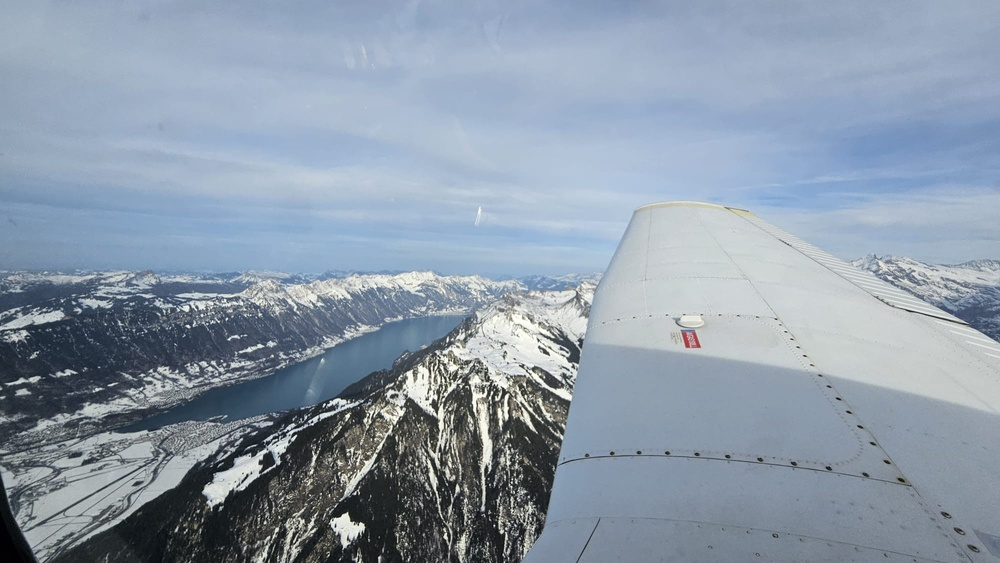
#> input picture MC2/Data/Brienzersee.jpg, 1000 x 563 px, shrunk from 2000 x 1126 before the run, found by its file name
$ jupyter execute 'Algorithms for Pattern Detection.ipynb'   (older library calls are emulated)
#> lines starting #> are read from the running program, lines starting #| are printed output that depends on the picture; after the words box and inside, x2 and y2 are one past the last pixel; in counts of white or black regions, pixels touching at a corner belong together
## Tag 1: Muster und Algorithmus auswählen
Wählen Sie einen klassischen Bildverarbeitungs
Algorithmus zur Erkennung von Mustern wie Kanten, Linien, Kreisen oder Ecken.
Implementieren Sie jeden relevanten Schritt Ihres Mustererkennungsalgorithmus. Die
einzelnen Schritte des Algorithmus können Sie selbst programmieren oder Bibliotheken verwenden.
Wichtig ist jedoch, dass die jeweiligen Zwischenergebnisse der Schritte
in den Folgeaufgaben demonstriert werden können. Beginnen Sie ein neues Notebook.

(Ich nehme hier bereits, wie in Aufgabe 2 beschrieben ein eigenes Bild)

[cell 1]
import cv2
import numpy as np
import matplotlib.pyplot as plt

# Bild laden (Graustufen)
img = cv2.imread("C:\\Users\\silas\\PycharmProjects\\GBSV_2025\\MC2\\Data\\Brienzersee.jpg", cv2.IMREAD_GRAYSCALE)
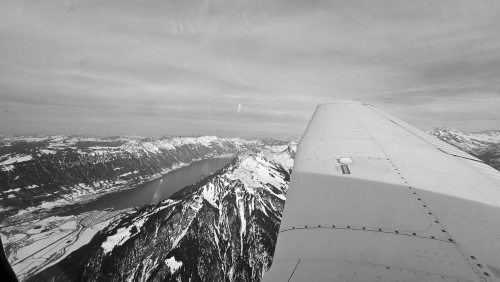
#> img: shape (563, 1000) (shown at 1/2 size); min 0, max 255, mean 151.8

#Gauss-Filter zur Glättung (Rauschreduzierung)
blurred = cv2.GaussianBlur(img, (5, 5), 1.4)

# 2. Gradienten mit Sobel-Operator berechnen
sobel_x = cv2.Sobel(blurred, cv2.CV_64F, 1, 0, ksize=3)
sobel_y = cv2.Sobel(blurred, cv2.CV_64F, 0, 1, ksize=3)
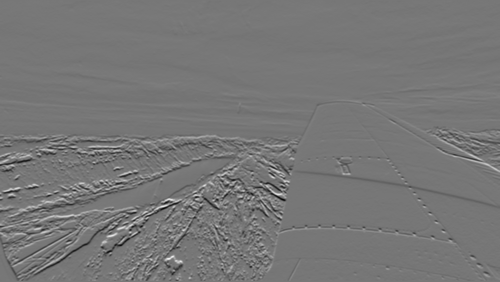
#> sobel_y: shape (563, 1000) float64 (shown at 1/2 size); min -383, max 437, mean -1.1; drawn with min black and max white
gradient_magnitude = np.hypot(sobel_x, sobel_y)
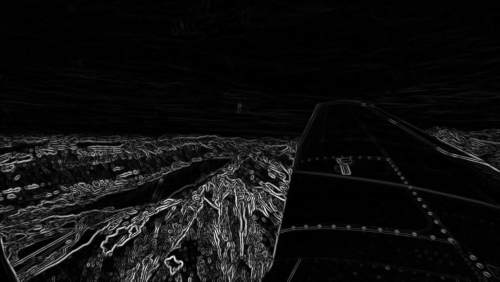
#> gradient_magnitude: shape (563, 1000) float64 (shown at 1/2 size); min 0, max 450.8, mean 27.5; drawn with min black and max white
gradient_direction = np.arctan2(sobel_y, sobel_x)
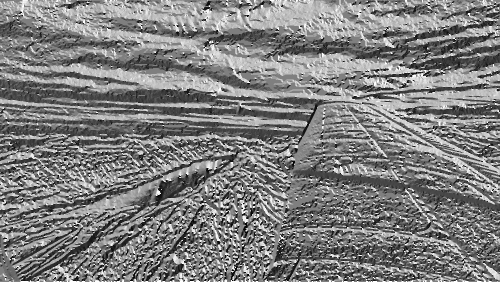
#> gradient_direction: shape (563, 1000) float64 (shown at 1/2 size); min -3.14, max 3.14, mean 0.00595; drawn with min black and max white

#Non-Maximum Suppression (vereinfacht)
def non_max_suppression(magnitude, direction):
    M, N = magnitude.shape
    output = np.zeros((M,N), dtype=np.float32)
    angle = direction * 180. / np.pi
    angle[angle < 0] += 180

    for i in range(1, M-1):
        for j in range(1, N-1):
            try:
                q = 255
                r = 255

                # Winkelbereiche einteilen
                if (0 <= angle[i,j] < 22.5) or (157.5 <= angle[i,j] <= 180):
                    q = magnitude[i, j+1]
                    r = magnitude[i, j-1]
                elif (22.5 <= angle[i,j] < 67.5):
                    q = magnitude[i+1, j-1]
                    r = magnitude[i-1, j+1]
                elif (67.5 <= angle[i,j] < 112.5):
                    q = magnitude[i+1, j]
                    r = magnitude[i-1, j]
                elif (112.5 <= angle[i,j] < 157.5):
                    q = magnitude[i-1, j-1]
                    r = magnitude[i+1, j+1]

                if (magnitude[i,j] >= q) and (magnitude[i,j] >= r):
                    output[i,j] = magnitude[i,j]
                else:
                    output[i,j] = 0

            except IndexError as e:
                pass

    return output

#Hysterese-Schwellenwertverfahren
def hysteresis(img, low, high):
    M, N = img.shape
    res = np.zeros((M,N), dtype=np.uint8)

    strong = 255
    weak = 75

    strong_i, strong_j = np.where(img >= high)
    weak_i, weak_j = np.where((img <= high) & (img >= low))

    res[strong_i, strong_j] = strong
    res[weak_i, weak_j] = weak

    # Verbindung schwacher mit starken Kanten (8-neighbors)
    for i in range(1, M-1):
        for j in range(1, N-1):
            if res[i,j] == weak:
                if ((res[i+1, j-1] == strong) or (res[i+1, j] == strong) or (res[i+1, j+1] == strong)
                    or (res[i, j-1] == strong) or (res[i, j+1] == strong)
                    or (res[i-1, j-1] == strong) or (res[i-1, j] == strong) or (res[i-1, j+1] == strong)):
                    res[i,j] = strong
                else:
                    res[i,j] = 0

    return res

## Bildauswahl
Ich habe ein selbst aufgenommenes Luftbild des Brienzersees gewählt, auf dem im Vordergrund (aus der Flugrichtung gesehen) die beiden Berge Reeti und Schwarzhorn unter dem Flugzeugflügel zu erkennen sind.

Ein potenzieller Stolperstein für den Algorithmus könnte der Flügel sein – dieser ist jedoch bewusst Teil der Problemstellung: Der Algorithmus muss in der Lage sein, den Flügel klar von der Umgebung (See und Bergen) zu unterscheiden. Dies ist entscheidend, wenn das Bild als visuelle Orientierungshilfe für autonome Fluggeräte verwendet werden soll.

## Problemstellung
Bei der Analyse von Luftbildern aus kleinen Flugzeugen oder Drohnen besteht eine zentrale Herausforderung darin, relevante Landschaftsstrukturen wie Bergkämme, Uferlinien oder Täler automatisch zu erkennen – und diese klar von künstlichen Bildanteilen, wie z.B. dem Flugzeugflügel, zu trennen.

Insbesondere bei Bildern, in denen ein Teil des Flugzeugs im Bild sichtbar ist, entsteht das Problem, dass Algorithmen die klaren, geometrischen Kanten des Flügels fälschlicherweise als landschaftlich relevante Kanten interpretieren könnten.

Daher ist es notwendig, ein Verfahren zu entwickeln, das:
- natürliche Kanten (z.B. die Silhouette des Schwarzhorns oder das Seeufer)
- von künstlichen Objekten (z.B. dem Flügel oder Rumpf) automatisch unterscheidet.

Diese Trennung ist essenziell für Anwendungen wie die automatische Orientierung in Flugsystemen oder für die Erstellung verlässlicher topografischer Karten aus Luftbilddaten.

## Anwendungsfall:
In der Luftbildverarbeitung – etwa bei automatisierten Erkennungssystemen in der Kartografie oder beim 3D-Terrain-Mapping – ist die Erkennung natürlicher Kanten (Bergrücken, Gewässergrenzen, Talverläufe) ein zentraler erster Verarbeitungsschritt.

Die extrahierten Informationen können genutzt werden, um:
- Geländeformen zu analysieren
- Höhenprofile zu rekonstruieren
- visuelle Orientierungshilfen für autonome Fluggeräte zu erstellen – insbesondere zur Trennung von fixen Teilen des Fluggeräts (wie dem Flügel) und der Umwelt.

## Warum dieses Bild?
Das Bild bietet eine realistische und komplexe Szene mit vielfältigen Merkmalen:
- Der Flügel als künstliches Objekt mit klaren Kanten
- Der See als homogene Fläche mit deutlicher Uferlinie
- Die Berglandschaft mit unregelmässigen, natürlichen Konturen

Diese Vielfalt macht das Bild ideal zur Demonstration der Schritte eines Mustererkennungsalgorithmus wie dem Canny-Kantendetektor – von der Rauschunterdrückung bis zur finalen Kantenauswahl.

# Tag 3

[cell 2]
# Bild laden (Graustufen)
img = cv2.imread("C:\\Users\\silas\\PycharmProjects\\GBSV_2025\\MC2\\Data\\Brienzersee.jpg", cv2.IMREAD_GRAYSCALE)

#Gauss-Filter zur Glättung (Rauschreduzierung)
blurred = cv2.GaussianBlur(img, (5, 5), 1.4)

# Schwellenwerte definieren
thresholds = [
    (10, 60),
    (30, 90),
    (50, 150)
]

# Plot vorbereiten
plt.figure(figsize=(15, 5))

for i, (low, high) in enumerate(thresholds):
    edges = cv2.Canny(blurred, low, high)
    plt.subplot(1, len(thresholds), i+1)
    plt.imshow(edges, cmap='gray')
    plt.title(f"Kanten (Canny) {low}/{high}")
    plt.axis('off')
#> this loop made 3 passes
#> pass 1, `edges = cv2.Canny(blurred, low, high)`:
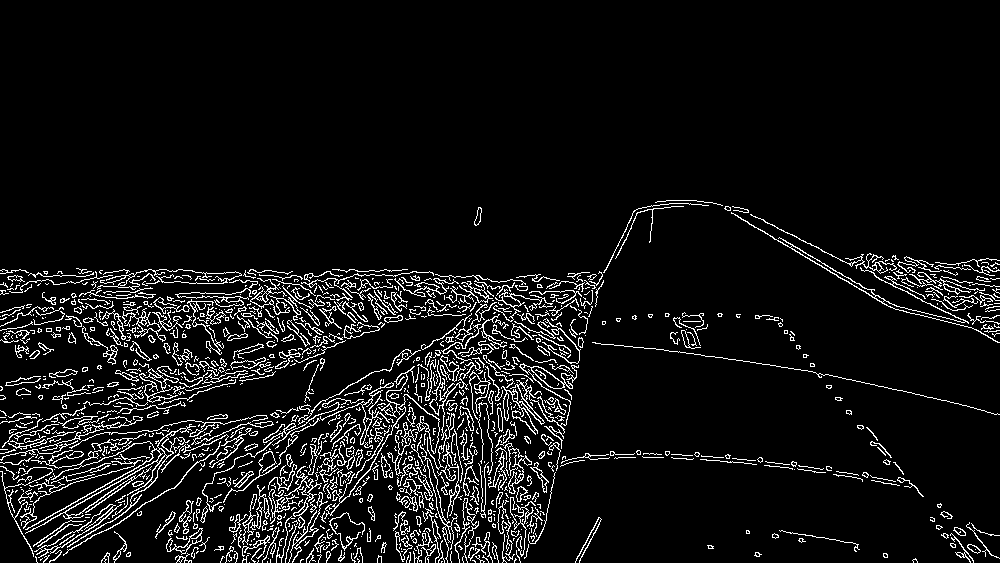
#> edges: shape (563, 1000); 7.2% white in thin lines or dots, all inside (x1, y1, x2, y2) = (0, 200, 1000, 563)

plt.suptitle("Vergleich der Kanten (Canny)-Ergebnisse mit verschiedenen Schwellenwerten")
plt.tight_layout()
plt.show()

## Erkenntis zum Threshold-Wert für die Kanntenerkennung
Zur objektiven Bewertung der Schwellenwerte im Canny-Kantendetektor wurden verschiedene Kombinationen getestet und visuell verglichen. Dabei zeigte sich deutlich, wie stark sich die Wahl der Parameter auf das Ergebnis auswirkt.

Bei niedrigen Werten (z.B. low=10, high=60) erkennt der Algorithmus sehr viele feine Kanten. Das führt zwar zu einer hohen Sensitivität, jedoch auch zu einer Vielzahl an unerwünschten Details – insbesondere in Bereichen mit geringer Kontraständerung wie der Wasseroberfläche oder den Wolken. Das Bild wirkt überladen und verrauscht.

Im Gegensatz dazu liefert ein hohes Schwellenwertpaar (z.B. 50/150) sehr selektive Ergebnisse. Hier werden fast ausschliesslich starke Kanten erkannt, wie etwa die Kontur des Flugzeugflügels, solange die Berge darunter ersichtlich sind. Ebenfalls gehen relevante Landschaftsdetails wie Bergkämme oder Uferlinien jedoch weitgehend verloren.

Die Kombination 30/90 stellte sich als besonders ausgewogen heraus: Der Flügel wird zuverlässig erkannt und lässt sich gut von der natürlichen Umgebung trennen. Gleichzeitig bleiben die wichtigsten Landschaftsstrukturen – wie die Silhouetten der Berge und die Uferlinie – erhalten. Damit erfüllt dieses Schwellenwertpaar die Anforderungen der Problemstellung und eignet sich ideal für den geplanten Anwendungsfall.

[cell 3]
nms = non_max_suppression(gradient_magnitude, gradient_direction)
#> in non_max_suppression, `angle[angle < 0] += 180`:
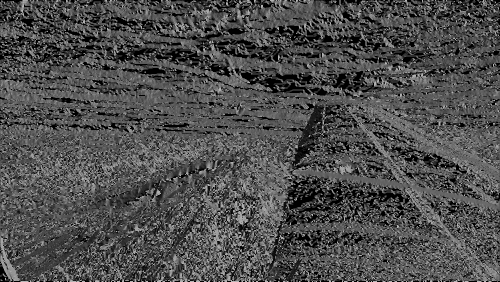
#> angle: shape (563, 1000) float64 (shown at 1/2 size); min 0, max 180, mean 78.3
#> after the loop in non_max_suppression, `for i in range(1, M-1):`:
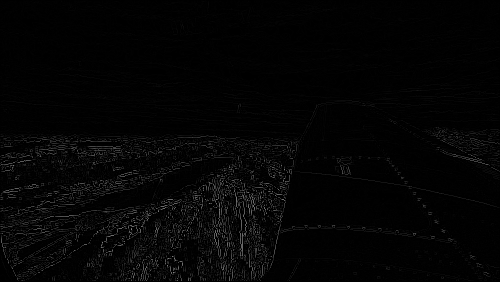
#> output: shape (563, 1000) float32 (shown at 1/2 size); min 0, max 450.8, mean 7.9; drawn with min black and max white
edges = hysteresis(nms, low=30, high=90)
#> in hysteresis, `strong_i, strong_j = np.where(img >= high)`: strong_i = 16255 values from 209 to 561; strong_j = 16255 values, max 998 at index 35, min 1 at index 869, mean 353.6
#> in hysteresis, `weak_i, weak_j = np.where((img <= high) & (img >= low))`: weak_i = 12977 values from 46 to 561; weak_j = 12977 values, max 998 at index 1587, min 1 at index 768, mean 414.4
#> after the loop in hysteresis, `for i in range(1, M-1):`:
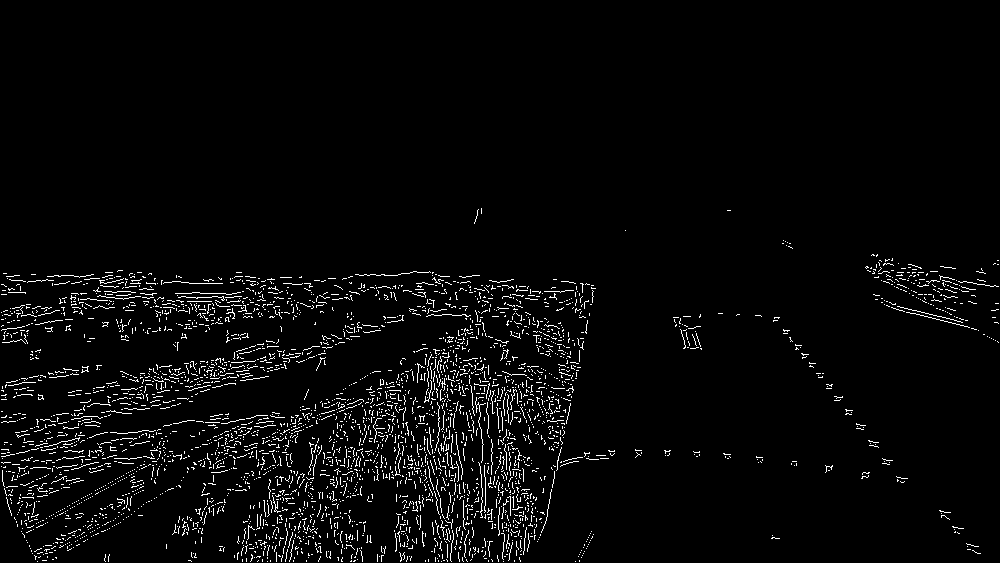
#> res: shape (563, 1000); 3.4% white in thin lines or dots, all inside (x1, y1, x2, y2) = (1, 208, 999, 562)

# Ergebnisse anzeigen
titles = ['Original', 'Gauss-geglättet', 'Gradient Magnitude', 'Non-Max Suppression', 'Kanten (Canny)']
images = [img, blurred, gradient_magnitude, nms, edges]

plt.figure(figsize=(15, 8))
for i in range(5):
    plt.subplot(2, 3, i+1)
    plt.imshow(images[i], cmap='gray')
    plt.title(titles[i])
    plt.axis('off')
plt.tight_layout()
plt.show()

$ run again, with MC2/Data/Basler_gasslein.jpg copied over MC2/Data/Brienzersee.jpg
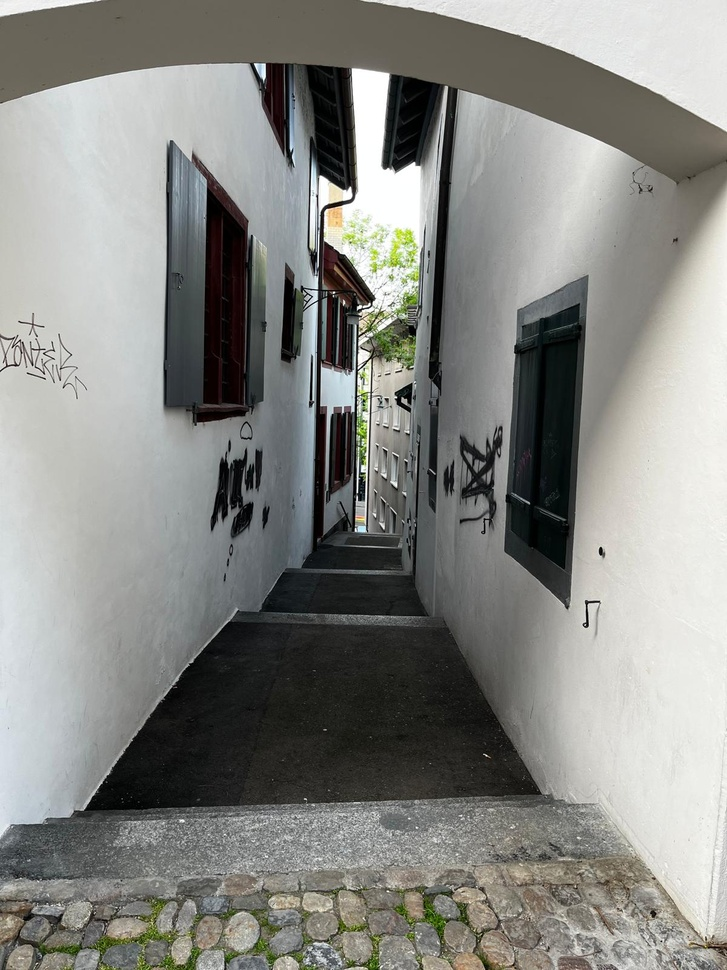
#> input picture MC2/Data/Basler_gasslein.jpg, 727 x 970 px, shrunk from 1200 x 1600 before the run, found by its file name
#> after the loop in non_max_suppression, `for i in range(1, M-1):`:
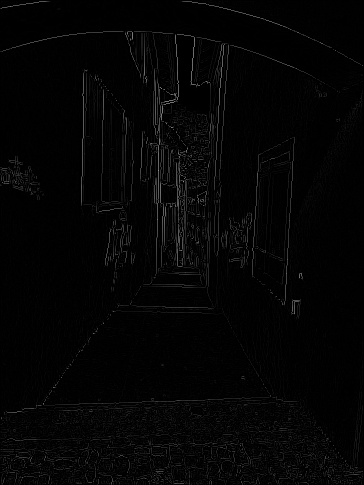
#> output: shape (970, 727) float32 (shown at 1/2 size); min 0, max 488.9, mean 8.3; drawn with min black and max white
#> strong_i = 18750 values from 2 to 968; strong_j = 18750 values, max 725 at index 1509, min 1 at index 177, mean 346.8
#> after the loop in hysteresis, `for i in range(1, M-1):`:
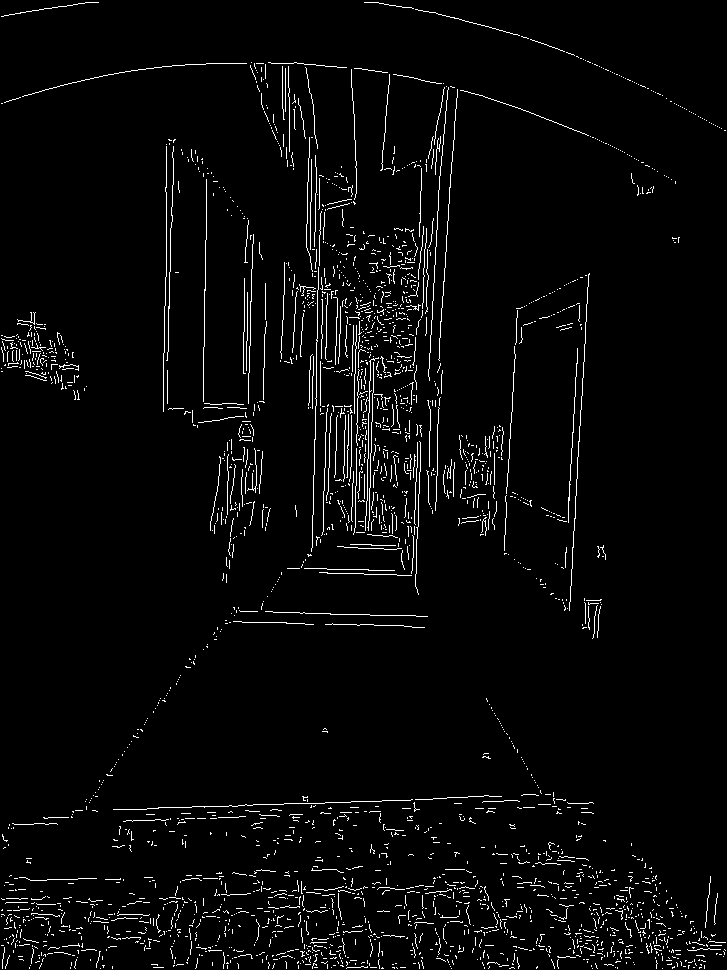
#> res: shape (970, 727); 3.2% white in thin lines or dots

$ run again, with MC2/Data/Berg_bei_glarus.jpg copied over MC2/Data/Brienzersee.jpg
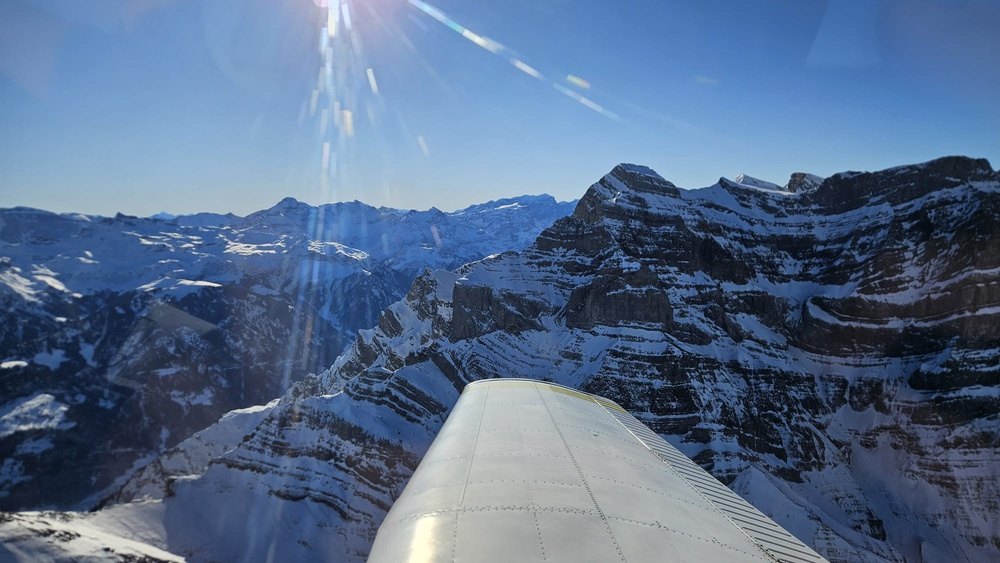
#> input picture MC2/Data/Berg_bei_glarus.jpg, 1000 x 563 px, shrunk from 2000 x 1126 before the run, found by its file name
#> after the loop in non_max_suppression, `for i in range(1, M-1):`:
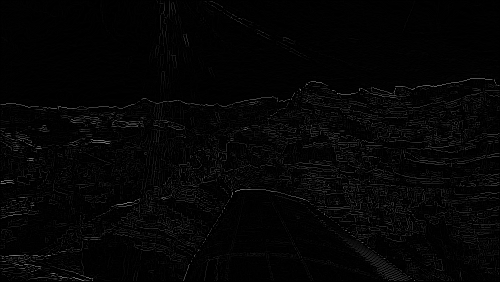
#> output: shape (563, 1000) float32 (shown at 1/2 size); min 0, max 378.3, mean 7.2; drawn with min black and max white
#> strong_i = 12549 values from 2 to 561; strong_j = 12549 values, max 998 at index 349, min 1 at index 1434, mean 557.8
#> after the loop in hysteresis, `for i in range(1, M-1):`:
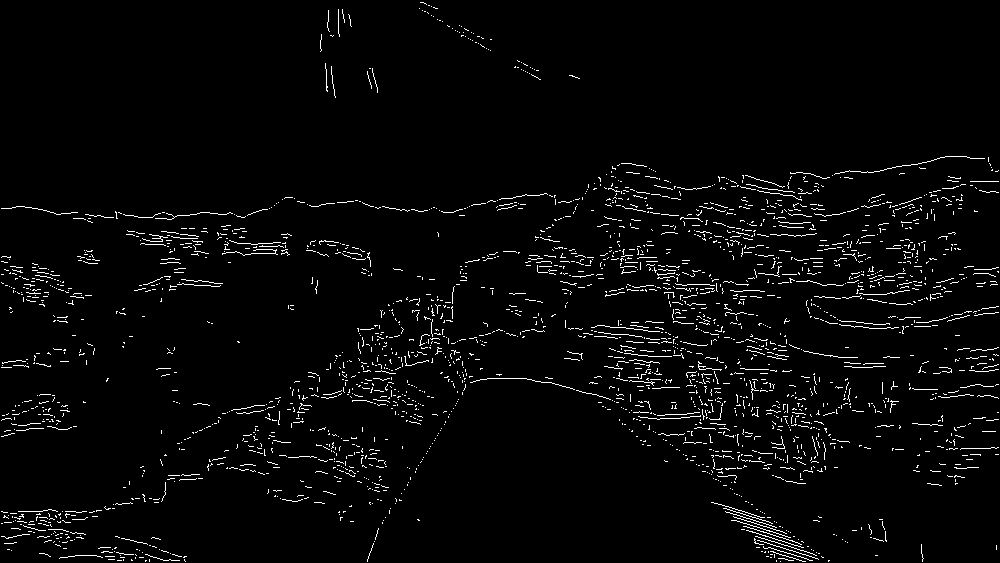
#> res: shape (563, 1000); 3% white in thin lines or dots
